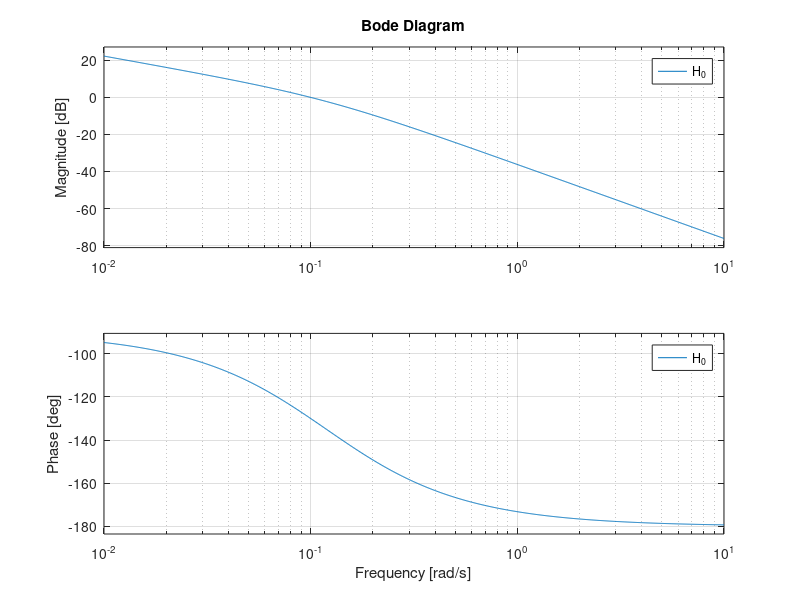

Reproduce this figure in MATLAB. (Note: this script raises an error after producing the figure.)
%%Use the correct values for K.
K = 0.16;
T = 70.55;

%%Drawing bode plot.
%%given
w_c = 0.1;
%%0.119 is alpha, defined to lift the phase.
T_f = 0.119*T; 
%%Reference for compass angle
psi_ref = 30;

K_pd_desibel = -log10(K) + log10(w_c) + log10(abs(complex(1, w_c*T_f)));
K_pd = 10^((K_pd_desibel));
s = tf('s');
H_0 = K * K_pd/(s*(1+T_f*s));
%sys = tf(H_0);
figure;
bode(H_0);
%margin(H_0);

%%Plotting the model
figure;
plot(compass_ref.time,compass_ref.signals.values, '--r')
hold on;
plot(compass1.time, compass1.signals.values, 'b');
hold on;
plot(rudder_comp.time, rudder_comp.signals.values, 'k');
legend('Compass reference', 'Ship Compass', 'Rudder input');
xlabel('Time[s]');
ylabel('Degrees[deg]');
xlim([0 500]);
ylim auto;
hold off;

